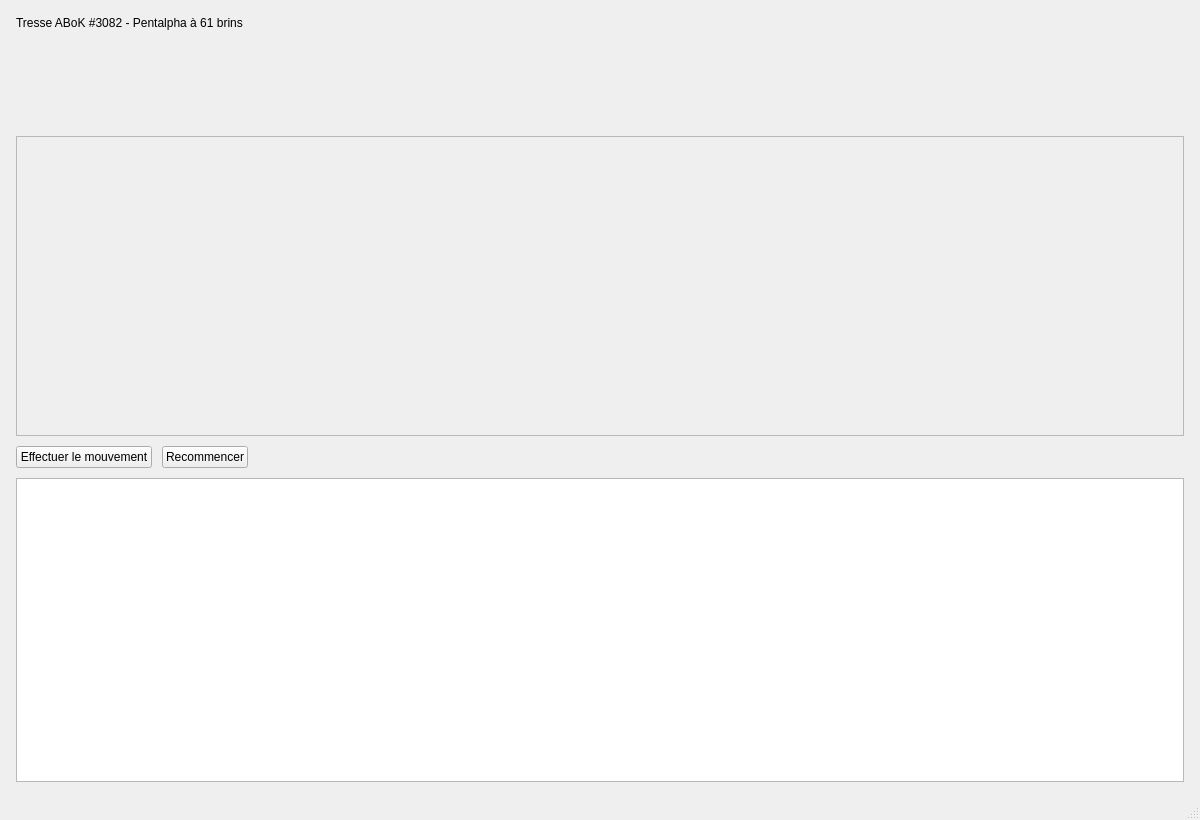
<?xml version="1.0" encoding="UTF-8"?>
<ui version="4.0">
 <class>BraidingMainWindow</class>
 <widget class="QMainWindow" name="BraidingMainWindow">
  <property name="geometry">
   <rect>
    <x>0</x>
    <y>0</y>
    <width>1200</width>
    <height>820</height>
   </rect>
  </property>
  <property name="windowTitle">
   <string>LogiBraiding - ABoK #3082</string>
  </property>
  <widget class="QWidget" name="centralwidget">
   <layout class="QVBoxLayout" name="verticalLayout">
    <property name="leftMargin">
     <number>16</number>
    </property>
    <property name="topMargin">
     <number>16</number>
    </property>
    <property name="rightMargin">
     <number>16</number>
    </property>
    <property name="bottomMargin">
     <number>16</number>
    </property>
    <property name="spacing">
     <number>10</number>
    </property>
    <item>
     <widget class="QLabel" name="titleLabel">
      <property name="text">
       <string>Tresse ABoK #3082 - Pentalpha à 61 brins</string>
      </property>
     </widget>
    </item>
    <item>
     <widget class="QLabel" name="progressLabel"/>
    </item>
    <item>
     <widget class="QLabel" name="moveLabel">
      <property name="wordWrap">
       <bool>true</bool>
      </property>
     </widget>
    </item>
    <item>
     <widget class="QLabel" name="detailLabel">
      <property name="wordWrap">
       <bool>true</bool>
      </property>
     </widget>
    </item>
    <item>
     <widget class="QLabel" name="noteLabel">
      <property name="wordWrap">
       <bool>true</bool>
      </property>
      <property name="styleSheet">
       <string notr="true">color: #8b0000; font-weight: 600;</string>
      </property>
     </widget>
    </item>
    <item>
     <widget class="QLabel" name="imageLabel">
      <property name="minimumSize">
       <size>
        <width>0</width>
        <height>300</height>
       </size>
      </property>
      <property name="frameShape">
       <enum>QFrame::StyledPanel</enum>
      </property>
      <property name="alignment">
       <set>Qt::AlignCenter</set>
      </property>
     </widget>
    </item>
    <item>
     <layout class="QHBoxLayout" name="horizontalLayoutButtons">
      <item>
       <widget class="QPushButton" name="doneButton">
        <property name="text">
         <string>Effectuer le mouvement</string>
        </property>
       </widget>
      </item>
      <item>
       <widget class="QPushButton" name="restartButton">
        <property name="text">
         <string>Recommencer</string>
        </property>
       </widget>
      </item>
      <item>
       <spacer name="horizontalSpacer">
        <property name="orientation">
         <enum>Qt::Horizontal</enum>
        </property>
        <property name="sizeHint" stdset="0">
         <size>
          <width>40</width>
          <height>20</height>
         </size>
        </property>
       </spacer>
      </item>
     </layout>
    </item>
    <item>
     <widget class="QTableWidget" name="movesTable"/>
    </item>
   </layout>
  </widget>
  <widget class="QMenuBar" name="menubar">
   <property name="geometry">
    <rect>
     <x>0</x>
     <y>0</y>
     <width>1200</width>
     <height>22</height>
    </rect>
   </property>
  </widget>
  <widget class="QStatusBar" name="statusbar"/>
 </widget>
 <resources/>
 <connections/>
</ui>
